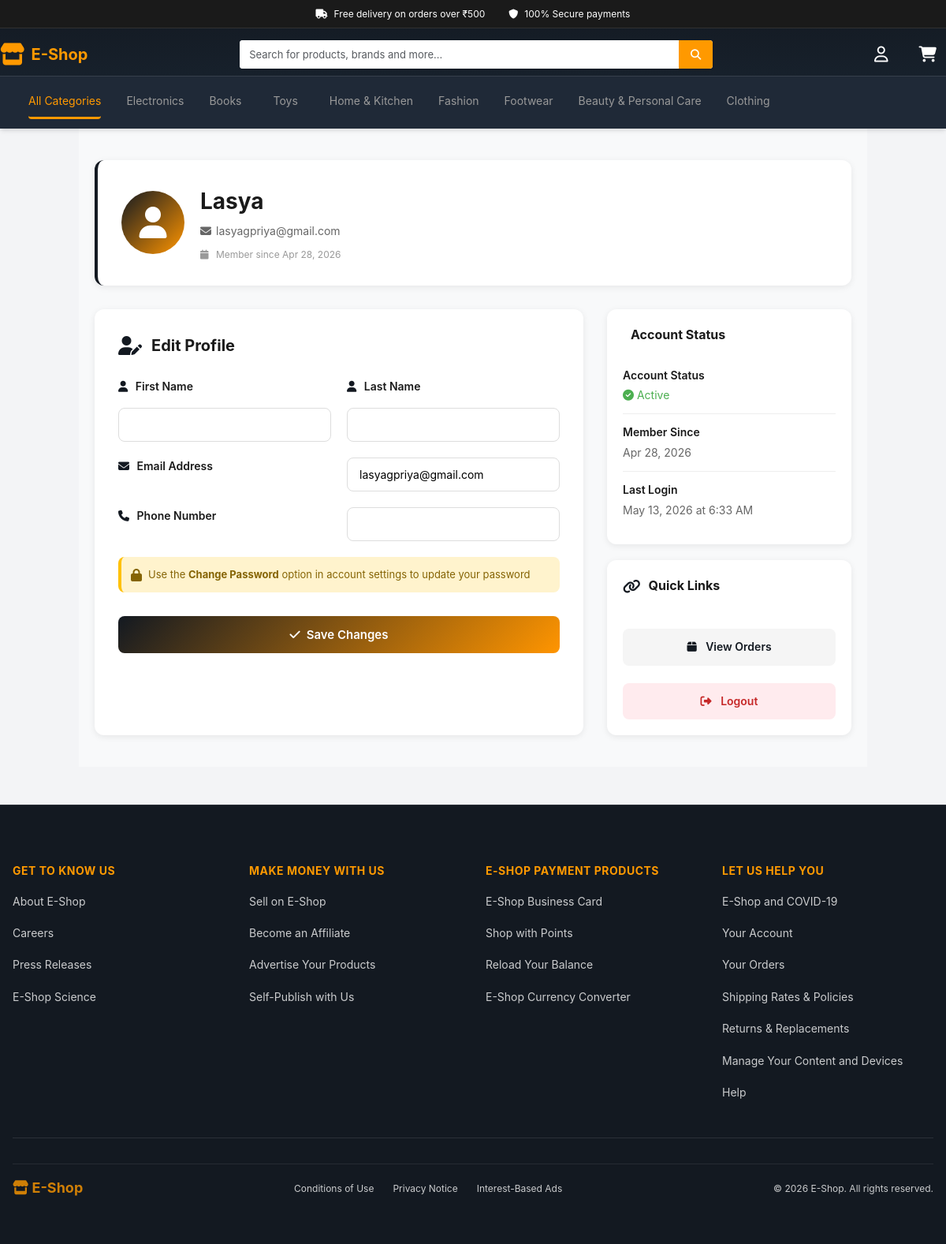
/accounts/profile/ (signed in), run on the app's committed database.
### products/models.py (models this page shows, shortened)
class Category(models.Model):
    name = models.CharField(max_length=200, unique=True)
    slug = models.SlugField(max_length=200, unique=True)
    icon = models.CharField(max_length=50, blank=True, help_text="Font Awesome icon class")
    class Meta:
        verbose_name_plural = 'categories'

### users/models.py (models this page shows, shortened)
class User(AbstractUser):
    is_customer = models.BooleanField(default=True)
    phone_number = models.CharField(max_length=15, blank=True, null=True)

### users/views.py (the view)
# urls.py: path('profile/', views.profile, name='profile'),
@login_required
def profile(request):
    if request.method == 'POST':
        form = CustomUserChangeForm(request.POST, instance=request.user)
        if form.is_valid():
            form.save()
            messages.success(request, 'Profile updated successfully.')
            return redirect('users:profile')
    else:
        form = CustomUserChangeForm(instance=request.user)
    return render(request, 'users/profile.html', {'form': form})

### users/forms.py
class CustomUserChangeForm(UserChangeForm):
    class Meta:
        model = User
        fields = ('username', 'email', 'first_name', 'last_name', 'phone_number')

### products/context_processors.py (called while the page is built)
def categories_processor(request):
    return {
        'global_categories': Category.objects.all()
    }

### templates/users/profile.html (shortened to what this page needs)
{% extends 'base.html' %}
{% block content %}
<div class="profile-container">
    <div class="profile-header">
        <div class="profile-header-content">
            <div class="profile-avatar">
                <i class="fa-solid fa-user"></i>
            </div>
            <div class="profile-header-info">
                <h1>{{ form.instance.get_full_name|default:form.instance.username }}</h1>
                <p><i class="fa-solid fa-envelope" style="margin-right: 6px;"></i>{{ form.instance.email }}</p>
                <p style="margin-top: 8px; font-size: 12px; color: #999;">
                    <i class="fa-solid fa-calendar" style="margin-right: 6px;"></i>
                    Member since {{ form.instance.date_joined|date:"M d, Y" }}
                </p>
            </div>
        </div>
    </div>
    <div class="profile-content">
        <div class="profile-form-card">
            <h2 class="profile-form-title">
                <i class="fa-solid fa-user-edit"></i>Edit Profile
            </h2>
            <form method="post" id="profile-form">
                <div class="form-row">
                    <div class="form-group">
                        <label for="id_first_name">
                            <i class="fa-solid fa-user" style="margin-right: 6px; color: var(--primary-color);"></i>
                            First Name
                        </label>
                        {{ form.first_name }}
                    </div>
                    <div class="form-group">
                        <label for="id_last_name">
                            <i class="fa-solid fa-user" style="margin-right: 6px; color: var(--primary-color);"></i>
                            Last Name
                        </label>
                        {{ form.last_name }}
                    </div>
                </div>
                <div class="form-group form-row full">
                    <label for="id_email">
                        <i class="fa-solid fa-envelope" style="margin-right: 6px; color: var(--primary-color);"></i>
                        Email Address
                    </label>
                    {{ form.email }}
                </div>
                <div class="form-group form-row full">
                    <label for="id_phone_number">
                        <i class="fa-solid fa-phone" style="margin-right: 6px; color: var(--primary-color);"></i>
                        Phone Number
                    </label>
                    {{ form.phone_number }}
                </div>
                <div class="password-status">
                    <i class="fa-solid fa-lock"></i>
                    <span>Use the <strong>Change Password</strong> option in account settings to update your password</span>
                </div>
                <div class="profile-actions">
                    <button type="submit" class="btn-submit">
                        <i class="fa-solid fa-check" style="margin-right: 8px;"></i>Save Changes
                    </button>
                </div>
            </form>
        </div>
        <div class="profile-sidebar">
            <div class="profile-card">
                <div class="profile-card-title">
                    Account Status
                </div>
                <ul class="profile-card-list">
                    <li>
                        <strong>Account Status</strong>
                        <span style="color: #4CAF50;">
                            <i class="fa-solid fa-check-circle"></i> Active
                        </span>
                    </li>
                    <li>
                        <strong>Member Since</strong>
                        <span>{{ form.instance.date_joined|date:"M d, Y" }}</span>
                    </li>
                    <li>
                        <strong>Last Login</strong>
                        <span>
                            {% if form.instance.last_login %}
                                {{ form.instance.last_login|date:"M d, Y \a\t g:i A" }}
                            {% else %}
                                Never
                            {% endif %}
                        </span>
                    </li>
                </ul>
            </div>
            <div class="profile-card">
                <div class="profile-card-title">
                    <i class="fa-solid fa-link"></i>
                    Quick Links
                </div>
                <ul class="profile-card-list" style="border-bottom: none;">
                    <li style="border-bottom: none;">
                        <a href="{% url 'orders:order_history' %}" class="profile-card-action">
                            <i class="fa-solid fa-box" style="margin-right: 8px;"></i>
                            View Orders
                        </a>
                    </li>
                </ul>
                <a href="{% url 'users:logout' %}" class="profile-card-action" style="background: #ffebee; color: #c62828; margin-top: 10px;">
                    <i class="fa-solid fa-sign-out-alt" style="margin-right: 8px;"></i>
                    Logout
                </a>
            </div>
        </div>
    </div>
</div>
{% endblock %}

### templates/base.html (shortened to what this page needs)
{% load static %}
<!DOCTYPE html>
<html lang="en">
<head>
    <link rel="stylesheet" href="{% static 'css/style.css' %}?v=3.0">
    <link rel="stylesheet" href="https://cdnjs.cloudflare.com/ajax/libs/font-awesome/6.4.0/css/all.min.css">
</head>
<body>
    <header class="header">
        <div class="top-bar">
            <div class="container">
                <span><i class="fa-solid fa-truck"></i> Free delivery on orders over ₹500</span>
                <span><i class="fa-solid fa-shield"></i> 100% Secure payments</span>
            </div>
        </div>
        <div class="navbar container">
            <a href="{% url 'products:product_list' %}" class="logo">
                <i class="fa-solid fa-store"></i>
                <span>E-Shop</span>
            </a>
            <div class="search-bar">
                <form action="{% url 'products:product_list' %}" method="get">
                    <input type="text" name="q" placeholder="Search for products, brands and more..." value="{{ request.GET.q }}" autocomplete="off">
                    <button type="submit">
                        <i class="fa-solid fa-magnifying-glass"></i>
                    </button>
                </form>
            </div>
            <nav class="nav-links">
                {% if request.user.is_authenticated %}
                    <div class="nav-item dropdown">
                        <button class="dropdown-toggle">
                            <i class="fa-regular fa-user"></i>
                        </button>
                    </div>
                {% else %}
                    <a href="{% url 'users:login' %}" class="nav-item">
                        <i class="fa-regular fa-user"></i>
                        <span>Hello, Sign in</span>
                    </a>
                {% endif %}
                <a href="{% url 'cart:cart_detail' %}" class="nav-item cart-icon">
                    <i class="fa-solid fa-cart-shopping"></i>
                </a>
            </nav>
        </div>
        <div class="categories-bar">
            <div class="container">
                <div class="categories-menu">
                    <div class="categories-list" id="categories-list">
                        <a href="{% url 'products:product_list' %}" class="category-link active">All Categories</a>
                        {% for c in global_categories %}
                            <a href="{% url 'products:product_list_by_category' c.slug %}" class="category-link">
                                {{ c.name }}
                            </a>
                        {% endfor %}
                    </div>
                </div>
            </div>
        </div>
    </header>
    <main class="main-content">
        {% block content %}
        {% endblock %}
    </main>
    <footer class="footer">
        <div class="container">
            <div class="footer-content">
                <div class="footer-section">
                    <h3>Get to Know Us</h3>
                    <a href="#">About E-Shop</a>
                    <a href="#">Careers</a>
                    <a href="#">Press Releases</a>
                    <a href="#">E-Shop Science</a>
                </div>
                <div class="footer-section">
                    <h3>Make Money with Us</h3>
                    <a href="#">Sell on E-Shop</a>
                    <a href="#">Become an Affiliate</a>
                    <a href="#">Advertise Your Products</a>
                    <a href="#">Self-Publish with Us</a>
                </div>
                <div class="footer-section">
                    <h3>E-Shop Payment Products</h3>
                    <a href="#">E-Shop Business Card</a>
                    <a href="#">Shop with Points</a>
                    <a href="#">Reload Your Balance</a>
                    <a href="#">E-Shop Currency Converter</a>
                </div>
                <div class="footer-section">
                    <h3>Let Us Help You</h3>
                    <a href="#">E-Shop and COVID-19</a>
                    <a href="#">Your Account</a>
                    <a href="#">Your Orders</a>
                    <a href="#">Shipping Rates & Policies</a>
                    <a href="#">Returns & Replacements</a>
                    <a href="#">Manage Your Content and Devices</a>
                    <a href="#">Help</a>
                </div>
            </div>
            <div class="footer-bottom">
                <div class="footer-logo">
                    <a href="{% url 'products:product_list' %}">
                        <i class="fa-solid fa-store"></i> E-Shop
                    </a>
                </div>
                <div class="footer-links">
                    <a href="#">Conditions of Use</a>
                    <a href="#">Privacy Notice</a>
                    <a href="#">Interest-Based Ads</a>
                </div>
                <div class="footer-copyright">
                    <p>&copy; 2026 E-Shop. All rights reserved.</p>
                </div>
            </div>
        </div>
    </footer>
</body>
</html>

### templates/base.html (style rules this page uses)
.top-bar { background: #1a1a1a; padding: 8px 0; font-size: 12px; }
.top-bar .container { display: flex; justify-content: center; gap: 30px; flex-wrap: wrap; }
.top-bar span { display: flex; align-items: center; gap: 8px; }
.navbar { display: flex; align-items: center; gap: 20px; padding: 15px 0; flex-wrap: wrap; }
.logo { display: flex; align-items: center; gap: 8px; font-size: 24px; font-weight: 700; color: var(--secondary-color); white-space: nowrap; flex-shrink: 0; }
.logo i { font-size: 28px; }
.logo span { display: inline; }
.search-bar { flex: 1; min-width: 200px; }
.search-bar form { display: flex; background: white; border-radius: 4px; overflow: hidden; }
.search-bar input { flex: 1; border: none; padding: 10px 12px; font-size: 13px; outline: none; }
.search-bar button { background: var(--secondary-color); color: white; border: none; padding: 0 15px; cursor: pointer; transition: background 0.3s; }
.nav-links { display: flex; align-items: center; gap: 15px; flex-shrink: 0; }
.nav-item { display: flex; align-items: center; gap: 5px; color: white; font-size: 13px; white-space: nowrap; position: relative; }
.cart-icon { position: relative; }
.dropdown { position: relative; }
.dropdown-toggle { display: flex; align-items: center; gap: 5px; color: white; background: none; border: none; font-size: 13px; cursor: pointer; white-space: nowrap; }
.categories-bar { background: var(--accent-color); border-top: 1px solid rgba(255,255,255,0.1); }
.categories-menu { display: flex; align-items: center; }
.categories-list { display: flex; align-items: center; gap: 32px; flex: 1; overflow-x: auto; padding: 0 20px; margin: 0; list-style: none; scrollbar-width: none; -ms-overflow-style: none; }
.category-link { color: #999; padding: 14px 20px; font-size: 13px; display: flex; align-items: center; gap: 8px; white-space: nowrap; transition: all 0.3s; border-bottom: 3px solid transparent; border-radius: 4px; }
.category-link.active { color: var(--secondary-color); border-bottom-color: var(--secondary-color); }

### data on the page
Category: name "Electronics"
Category: name "Books"
Category: name "Toys"
Category: name "Home & Kitchen"
Category: name "Fashion"
Category: name "Footwear"
Category: name "Beauty & Personal Care"
Category: name "Clothing"
User: instance.get_full_name "Lasya", instance.email "lasyagpriya@gmail.com", instance.date_joined "Apr 28, 2026", email "lasyagpriya@gmail.com", instance.last_login "May 13, 2026 at 6:33 AM"
